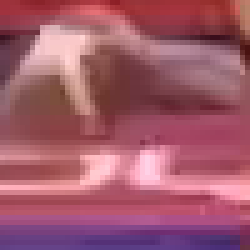
#> input picture assets/test-sample-data-classification/season/match/ball/f1_s1.png, 50 x 50 px (shown 5 times larger)
$ python -i dataset_utils.py   (imports and definitions only)
#> lines starting #> are read from the running program, lines starting #| are printed output that depends on the picture
"""
This module contains utility functions to convert the provided dataset into various formats.
This function assumes the provided dataset has the following structure, starting from the dataset's root:
1. The [season]/[match]/frames/ directory contains the video frames
2. The [season]/[match]/masks/ directory contains the corresponding ground truth masks

The same game may be played in different seasons. The correspondences between frames and masks are determined by
the frame and mask indexes (the last integer in the filename).
**Please note** that this script won't work if the filenames or the directory structure differ from the specification.
"""

import glob
import pathlib

import cv2 as cv
import numpy as np


def convert_dataset_to_paddleseg_format(dataset_path: str, target_path: str):
    """
    Convert a dataset annotated in MATLAB to PaddleSeg dataset format
    :param dataset_path: path string pointing to the root of the MATLAB dataset
    :param target_path: root of the newly created PaddleSeg dataset
    """
    source = pathlib.Path(dataset_path)
    target = pathlib.Path(target_path)
    images, labels = __generate_ordered_filenames_lists(source)

    for sample_index in range(len(images)):
        image = cv.imread(images[sample_index])
        label = cv.imread(labels[sample_index])
        resized_image = cv.resize(image, (1024, 512))
        resized_label = cv.resize(label, (1024, 512))
        cv.imwrite(str(target / f'images/image{sample_index + 1}.png'), resized_image)
        cv.imwrite(str(target / f'labels/label{sample_index + 1}.png'), resized_label)


def __generate_ordered_filenames_lists(source):
    images = []
    labels = []
    for match_directory_path in glob.iglob(str(source / '*/*')):
        match_directory = pathlib.Path(match_directory_path)
        match_image_paths = [
            match_image_path
            for match_image_path in glob.iglob(str(match_directory / 'frames/*.png'))
        ]
        match_mask_paths = [
            match_mask_path
            for match_mask_path in glob.iglob(str(match_directory / 'masks/*.png'))
        ]
        match_image_paths.sort(key=lambda file_path: int(file_path.split('_')[-1].split('.')[-2]))
        match_mask_paths.sort(key=lambda file_path: int(file_path.split('_')[-1].split('.')[-2]))
        images.extend(match_image_paths)
        labels.extend(match_mask_paths)
    return images, labels


def convert_dataset_to_six_channel_images(dataset_path: str, target_path: str):
    source = pathlib.Path(dataset_path)
    target = pathlib.Path(target_path)
    images, labels = __generate_ordered_filenames_lists(source)

    image = cv.imread(images[0])
    label = cv.imread(labels[0])
    resized_image = cv.resize(image, (1024, 512))
    resized_label = cv.resize(label, (1024, 512))
    cv.imwrite(str(target / 'images/image1.png'), resized_image)
    cv.imwrite(str(target / 'labels/label1.png'), resized_label)
    for sample_index in range(1, len(images)):
        current_image = cv.imread(images[sample_index])
        previous_image = cv.imread(images[sample_index - 1])
        current_image_resized = cv.resize(current_image, (1024, 512))
        previous_image_resized = cv.resize(previous_image, (1024, 512))
        label = cv.imread(labels[sample_index])
        resized_label = cv.resize(label, (1024, 512))
        difference = current_image_resized - previous_image_resized
        expanded_image = np.concatenate((current_image_resized, difference), axis=2)
        cv.imwrite(str(target / f'images/image{sample_index + 1}.png'), expanded_image)
        cv.imwrite(str(target / f'labels/label{sample_index + 1}.png'), resized_label)

>>> import cv2
>>> picture = cv2.imread('../../assets/test-sample-data-classification/season/match/ball/f1_s1.png', cv2.IMREAD_GRAYSCALE)
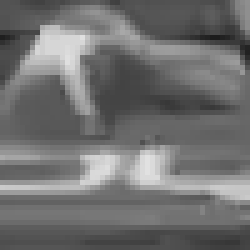
#> picture: shape (50, 50) (shown 5 times larger); min 28, max 225, mean 112.3
#> (the run stopped early here; a loop or call above may not have finished)

$ run again, on assets/test-sample-data-classification/season/match/ball/f1_s3.png
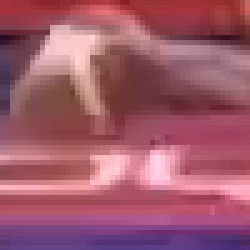
#> input picture assets/test-sample-data-classification/season/match/ball/f1_s3.png, 50 x 50 px (shown 5 times larger)
#> `picture = cv2.imread('../../assets/test-sample-data-classification/sea..`:
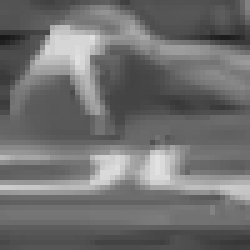
#> picture: shape (50, 50) (shown 5 times larger); min 24, max 225, mean 111.6
